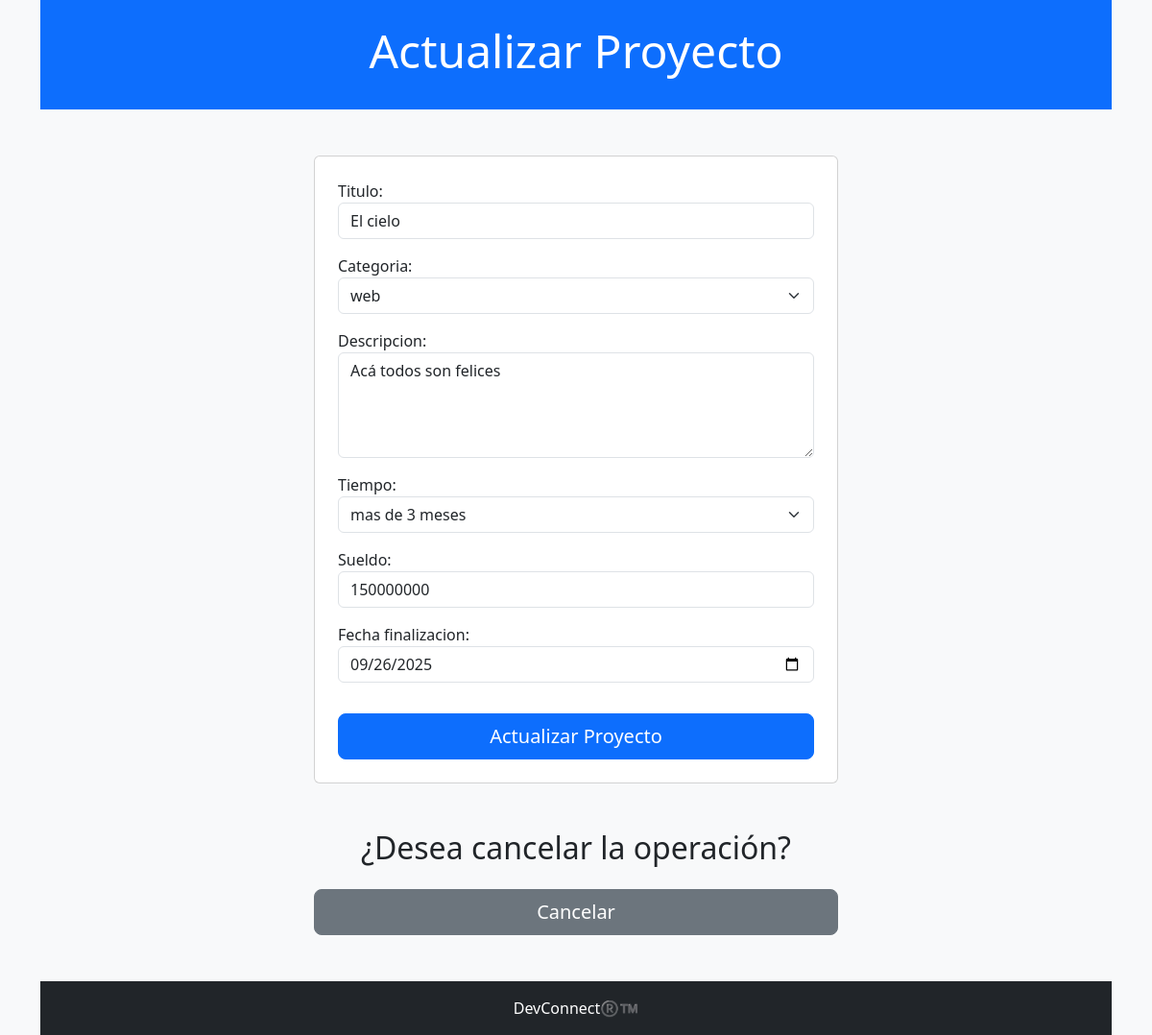
Screenshot of /home/actualizar_proyecto/5 (signed in) with the database file from the repository.
### home/models.py (models this page shows, shortened)
class proyecto(models.Model):
    titulo=models.CharField(max_length=100)
    categoria=models.CharField(max_length=100,choices=(('web','web'),('movil','movil'),('escritorio','escritorio'),('data science','data science'),('machine learning','machine learning'),('otros','otros')))
    descripcion=models.TextField()
    tiempo=models.CharField(max_length=100,choices=(('1 semana','1 semana'),('2 semanas','2 semanas'),('3 semanas','3 semanas'),('1 mes','1 mes'),('2 meses','2 meses'),('3 meses','3 meses'),('mas de 3 meses','mas de 3 meses'),('obra labor','obra labor')))
    sueldo=models.PositiveIntegerField()
    cliente=models.ForeignKey(User,on_delete=models.CASCADE)
    fecha_creacion=models.DateTimeField(auto_now_add=True)
    fecha_finalizacion=models.DateTimeField()
    freelancer_asignado=models.ForeignKey(User,on_delete=models.CASCADE,related_name='freelancer_asignado',null=True,blank=True)
    estado=models.CharField(max_length=100,choices=(('en espera','en espera'),('en progreso','en progreso'),('finalizado','finalizado')))

### home/views.py (the view)
# urls.py: path('actualizar_proyecto/<int:proyecto_id>',actualizar_proyecto,name='actualizar_proyecto'),
def actualizar_proyecto(request, proyecto_id):
    proyecto_obj = get_object_or_404(proyecto, id=proyecto_id, cliente=request.user)
    if request.method == 'POST':
        formulario = proyecto_form(request.POST, instance=proyecto_obj)
        if formulario.is_valid():
            formulario.save()
            return redirect('cliente_home')
    else:
        formulario = proyecto_form(instance=proyecto_obj)
    context = {'proyecto': proyecto_obj, 'form': formulario}
    return render(request, 'cliente/actualizar_proyecto.html', context)

### home/forms.py
class proyecto_form(forms.ModelForm):
    class Meta:
        model = proyecto
        fields = ['titulo', 'categoria', 'descripcion', 'tiempo', 'sueldo', 'fecha_finalizacion']
        widgets = {
            'titulo': forms.TextInput(attrs={'class': 'form-control', 'placeholder': 'Ingrese el título'}),
            'categoria': forms.Select(attrs={'class': 'form-select'}),
            'descripcion': forms.Textarea(attrs={'class': 'form-control', 'rows': 4, 'placeholder': 'Describa el proyecto'}),
            'tiempo': forms.Select(attrs={'class': 'form-select'}),
            'sueldo': forms.NumberInput(attrs={'class': 'form-control', 'placeholder': 'Ingrese el sueldo'}),
            'fecha_finalizacion': forms.DateInput(attrs={'class': 'form-control', 'type': 'date'}),
        }

### home/templates/cliente/actualizar_proyecto.html (shortened to what this page needs)
<!DOCTYPE html>
<html>
    <head>
        <link href="https://cdn.jsdelivr.net/npm/bootstrap@5.3.0/dist/css/bootstrap.min.css" rel="stylesheet">
    </head>
    <body class="bg-light">
        <div class="container">
            <header class="bg-primary text-white text-center py-4">
                <h1 class="display-5">Actualizar Proyecto</h1>
            </header>
            <main class="my-5">
                <div class="row justify-content-center">
                    <div class="col-md-6">
                        <form method="POST" class="card p-4">
                            <div class="mb-3">
                                {{ form.as_p }}
                            </div>
                            <div class="d-grid">
                                <button type="submit" class="btn btn-primary btn-lg">
                                    Actualizar Proyecto
                                </button>
                            </div>
                        </form>
                        <h2 class="text-center mt-5">¿Desea cancelar la operación?</h2>
                        <a href="{% url 'cliente_home' %}" class="btn btn-secondary btn-lg w-100 mt-3">Cancelar</a>
                    </div>
                </div>
            </main>
            <footer class="bg-dark text-white text-center py-3">
                <p class="mb-0">DevConnect®️™️</p>
            </footer>
        </div>
    </body>
</html>

### rows the page displays
proyecto: titulo "El cielo", categoria "web", descripcion "Acá todos son felices", tiempo "mas de 3 meses", sueldo "150000000", fecha_finalizacion "09/26/2025"
